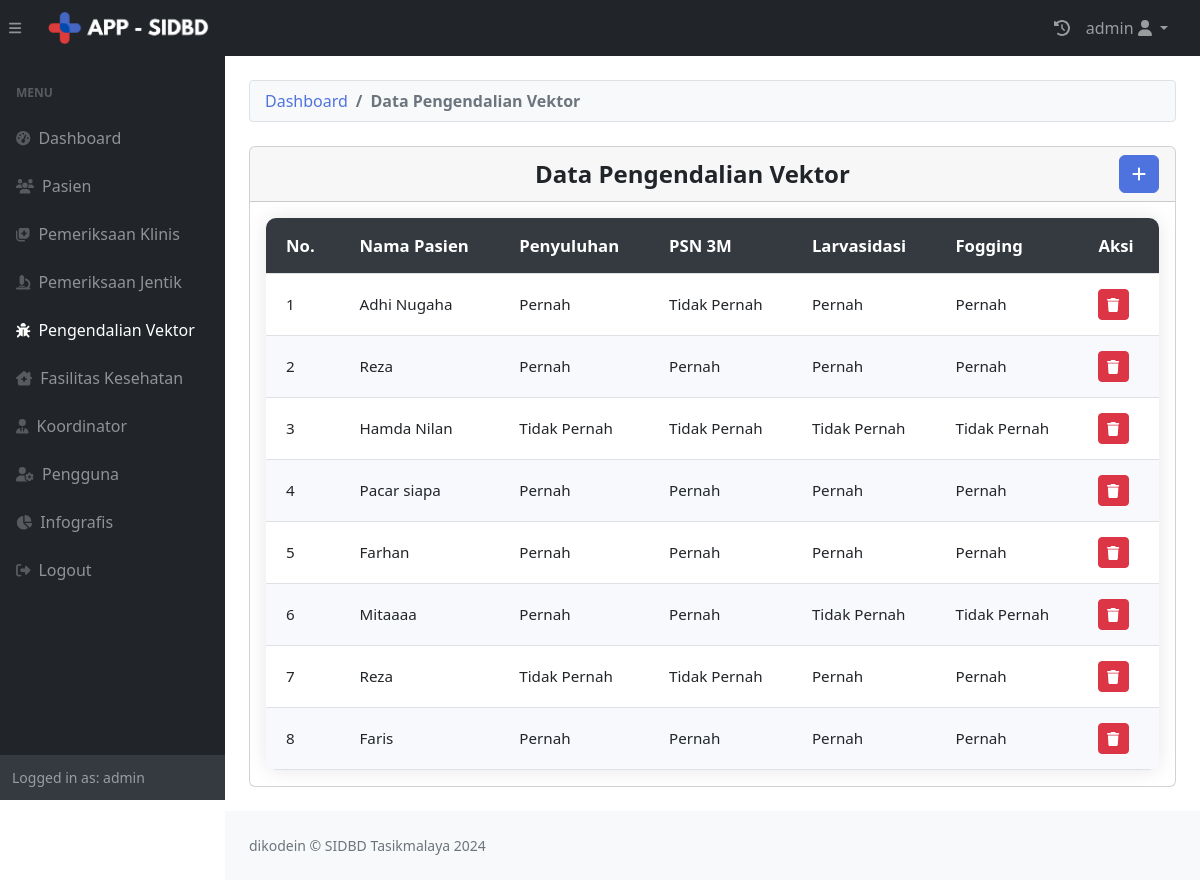
The app's page /admin/vektor.php (signed in) with its own data.
### tables this page shows
CREATE TABLE `pengendalianvektor` (
  `idpengendalian` int(11) NOT NULL,
  `id` int(11) DEFAULT NULL,
  `penyuluhan` enum('Pernah','Tidak Pernah') NOT NULL,
  `psn3m` enum('Pernah','Tidak Pernah') NOT NULL,
  `larvasidasi` enum('Pernah','Tidak Pernah') NOT NULL,
  `fogging` enum('Pernah','Tidak Pernah') NOT NULL
);

CREATE TABLE `pasien` (
  `id` int(11) NOT NULL,
  `namapasien` varchar(255) NOT NULL,
  `nik` varchar(255) NOT NULL,
  `tanggallahir` date NOT NULL,
  `tempatlahir` varchar(100) DEFAULT NULL,
  `jeniskelamin` varchar(255) NOT NULL,
  `alamat` varchar(255) NOT NULL,
  `rt` varchar(11) NOT NULL,
  `rw` varchar(11) NOT NULL,
  `desakelurahan` varchar(11) NOT NULL,
  `kecamatan` varchar(255) NOT NULL,
  `kabkota` varchar(255) NOT NULL,
  `kodepos` varchar(11) DEFAULT NULL,
  `nokontak` varchar(255) NOT NULL,
  `asalfasyankes` int(11) DEFAULT NULL,
  `domisili` varchar(100) DEFAULT NULL,
  `longitude` varchar(50) DEFAULT NULL,
  `latitude` varchar(50) DEFAULT NULL
);

### admin/vektor.php (the view, shortened to what this page needs)
<?php
require "vektortambah.php";
require "header.php";
?>
<link rel="stylesheet" href="https://cdnjs.cloudflare.com/ajax/libs/bootstrap-icons/1.10.5/font/bootstrap-icons.min.css">
<body class="sb-nav-fixed">
    <?php include 'nav.php'; ?>
    <?php include 'menu.php'; ?>
    <div id="layoutSidenav_content">
        <main>
            <div class="container-fluid px-4">
                <br>
                <ol class="breadcrumb mb-4">
                    <li class="breadcrumb-item"><a href="dashboard.php" data-bs-toggle="tooltip" title="Ke Halaman Dashboard">Dashboard</a></li>
                    <li class="breadcrumb-item active">Data Pengendalian Vektor</li>
                </ol>
                <div class="card mb-4">
                    <div class="card-header">
                        <div class="header-title">Data Pengendalian Vektor</div>
                        <button type="button" class="btn btn-primary" data-bs-toggle="modal" data-bs-target="#myModal" data-bs-toggle="tooltip" title="Tambah Data"><i class="fas fa-plus"></i></button>
                    </div>
                    <div class="card-body">
                        <table id="datatablesSimple" data-bs-toggle="tooltip" title="Klik untuk melihat detail data">
                            <thead>
                                <tr>
                                    <th>No.</th>
                                    <th>Nama Pasien</th>
                                    <th>Penyuluhan</th>
                                    <th>PSN 3M</th>
                                    <th>Larvasidasi</th>
                                    <th>Fogging</th>
                                    <th>Aksi</th>
                                </tr>
                            </thead>
                            <tbody>
                                <?php
                                $i = 1;
                                $ambildatavektor = mysqli_query($conn, "SELECT v.*, p.namapasien FROM pengendalianvektor v JOIN pasien p ON p.id = v.id");
                                while ($row = mysqli_fetch_array($ambildatavektor)) {
                                    $namapasien = $row['namapasien'];
                                    $penyuluhan = $row['penyuluhan'];
                                    $psn3m = $row['psn3m'];
                                    $larvasidasi = $row['larvasidasi'];
                                    $fogging = $row['fogging'];
                                ?>
                                <tr>
                                    <td><?php echo $i++; ?></td>
                                    <td><?php echo $namapasien; ?></td>
                                    <td><?php echo $penyuluhan; ?></td>
                                    <td><?php echo $psn3m; ?></td>
                                    <td><?php echo $larvasidasi; ?></td>
                                    <td><?php echo $fogging; ?></td>
                                    <td>
                                        <div>
                                            <a href="vektorhapus.php?id=<?php echo $row['idpengendalian'] ?>" class="btn btn-sm btn-danger" onclick="return confirm('Apakah Anda yakin ingin menghapus data ini?');" data-bs-toggle="tooltip" title="Hapus Data"><i class="fas fa-trash"></i></a>
                                        </div>
                                    </td>
                                </tr>
                                <?php
                                }
                                ?>
                            </tbody>
                        </table>
                    </div>
                </div>
            </div>
        </main>
        <?php include 'footer.php'; ?>
    </div>
</body>

### admin/header.php (style rules this page uses)
.breadcrumb { background-color: #f8f9fa; border: 1px solid #dee2e6; border-radius: 0.25rem; padding: 8px 15px; margin-bottom: 15px; }
.breadcrumb-item a { color: #4e73df; text-decoration: none; font-weight: 500; }
.breadcrumb-item.active { color: #6c757d; font-weight: bold; }

### admin/vektor.php (style rules this page uses)
.card-header { display: flex; align-items: center; justify-content: space-between; font-weight: bold; font-size: 1.5em; }
.card-header .header-title { text-align: center; flex: 1; }
.btn-primary { background-color: #4e73df; border-color: #007bff; color: white; transition: background-color 0.3s ease; }
table { width: 100%; border-collapse: collapse; background-color: #ffffff; border-radius: 10px; overflow: hidden; box-shadow: 0 0 20px rgba(0, 0, 0, 0.1); font-family: 'Segoe UI', Tahoma, Geneva, Verdana, sans-serif; font-size: 0.95em; }
table thead { background-color: #343a40; color: #ffffff; text-align: left; font-size: 1.1em; }
table th, table td { padding: 15px 20px; border-bottom: 1px solid #dee2e6; }
table tbody tr { transition: background-color 0.2s ease, transform 0.2s ease; }
table tbody tr:nth-child(even) { background-color: #f8f9fc; }
.card-header .btn-primary { background-color: #4e73df; border-color: #4e73df; }
table tbody tr { cursor: pointer; }

### records on screen
pengendalianvektor: id.namapasien "Adhi Nugaha", penyuluhan "Pernah", psn3m "Tidak Pernah", larvasidasi "Pernah", fogging "Pernah"
pengendalianvektor: id.namapasien "Reza", penyuluhan "Pernah", psn3m "Pernah", larvasidasi "Pernah", fogging "Pernah"
pengendalianvektor: id.namapasien "Hamda Nilan", penyuluhan "Tidak Pernah", psn3m "Tidak Pernah", larvasidasi "Tidak Pernah", fogging "Tidak Pernah"
pengendalianvektor: id.namapasien "Pacar siapa", penyuluhan "Pernah", psn3m "Pernah", larvasidasi "Pernah", fogging "Pernah"
pengendalianvektor: id.namapasien "Farhan", penyuluhan "Pernah", psn3m "Pernah", larvasidasi "Pernah", fogging "Pernah"
pengendalianvektor: id.namapasien "Mitaaaa", penyuluhan "Pernah", psn3m "Pernah", larvasidasi "Tidak Pernah", fogging "Tidak Pernah"
pengendalianvektor: id.namapasien "Reza", penyuluhan "Tidak Pernah", psn3m "Tidak Pernah", larvasidasi "Pernah", fogging "Pernah"
pengendalianvektor: id.namapasien "Faris", penyuluhan "Pernah", psn3m "Pernah", larvasidasi "Pernah", fogging "Pernah"

### other values on screen
$_SESSION["username"] "admin"
